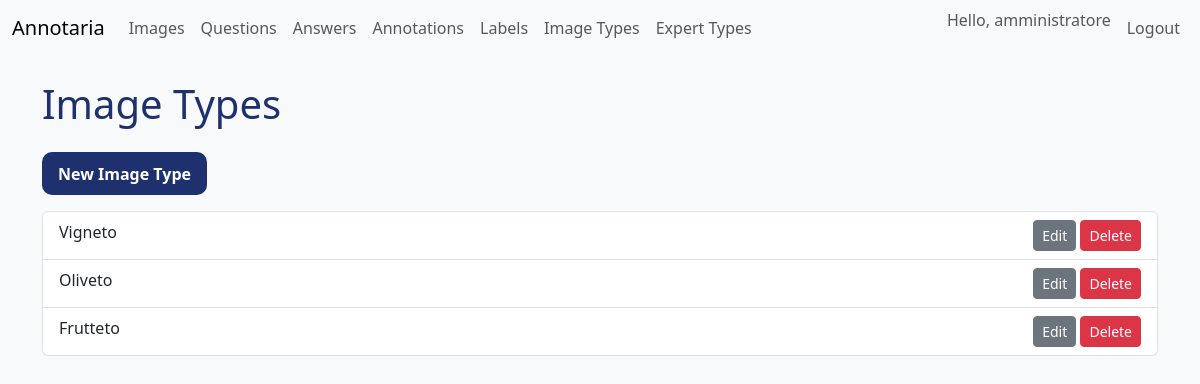
The page /ui/image-types (signed in) on the database as committed earlier.
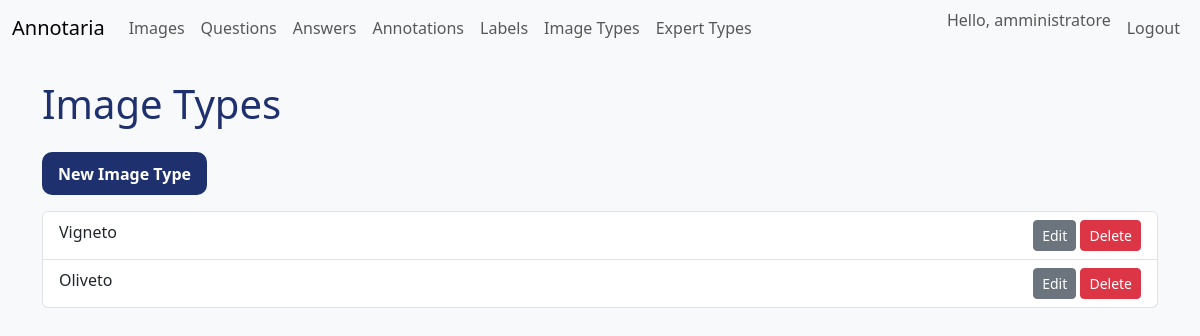
The same page on the database as committed later.
### models.py (models this page shows)
class ImageType(Base):
    __tablename__ = "image_types"
    id = Column(Integer, primary_key=True, index=True)
    name = Column(String, unique=True, nullable=False)
    images = relationship("Image", back_populates="image_type")
    questions = relationship(
        "Question", secondary=question_image_types, back_populates="image_types"
    )
    expert_types = relationship(
        "ExpertType", secondary=expert_type_image_types, back_populates="image_types"
    )

### routers/ui.py (the view)
@router.get(
    "/image-types",
    response_class=HTMLResponse,
)
def list_image_types(
    request: Request,
    user: UserModel = Depends(require_admin),
    db: Session = Depends(get_db),
):
    types = db.query(ImageTypeModel).all()
    return templates.TemplateResponse(
        "image_types.html", {"request": request, "types": types, "user": user}
    )

### templates/image_types.html
{% extends "base.html" %}
{% block content %}
<h1>Image Types</h1>
<a href="/ui/image-types/create" class="btn btn-primary mb-3">New Image Type</a>
<ul class="list-group">
{% for t in types %}
<li class="list-group-item d-flex justify-content-between">
    {{ t.name }}
    <span>
        <a href="/ui/image-types/{{ t.id }}/edit" class="btn btn-sm btn-secondary">Edit</a>
        <form method="post" action="/ui/image-types/{{ t.id }}/delete" class="d-inline">
            <button type="submit" class="btn btn-sm btn-danger">Delete</button>
        </form>
    </span>
</li>
{% endfor %}
</ul>
{% endblock %}

Rows that differ between the two databases and show on the page:
removed ImageType: name "Frutteto"
